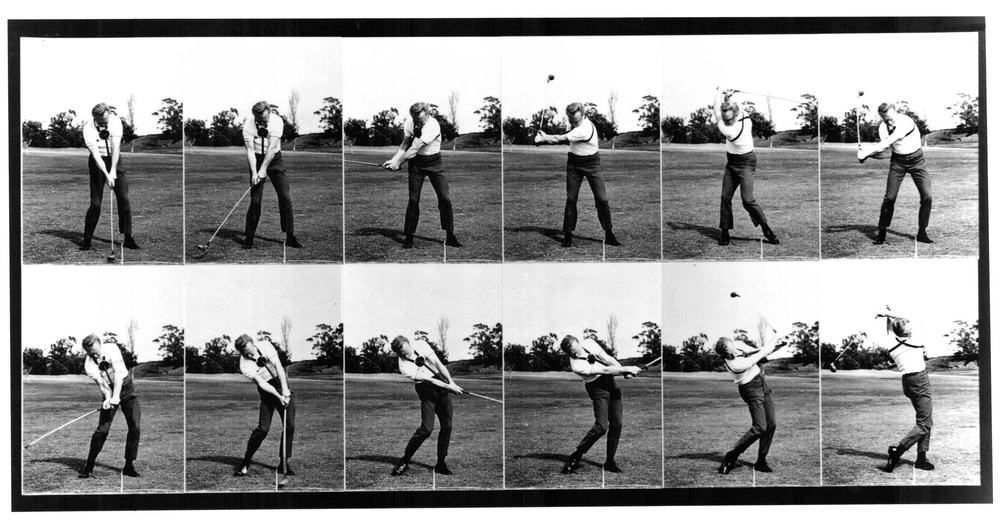
#> input picture test_images/image-004.JPG, 1000 x 523 px, shrunk from 2086 x 1090 before the run
$ python script.py test_images/image-004.JPG   (older library calls are emulated)
#> lines starting #> are read from the running program, lines starting #| are printed output that depends on the picture; after the words box and inside, x2 and y2 are one past the last pixel; in counts of white or black regions, pixels touching at a corner belong together
import cv2
import sys
import os

filename = sys.argv[1]
path = os.path.dirname(os.path.abspath(__file__))
file, ext = os.path.splitext(path+ "\\" +sys.argv[1])
try:
    os.mkdir(file)
except:
    pass

img = cv2.imread(filename)
#> img is the input picture: shape (523, 1000, 3); min 0, max 255, mean 151.5

edged = cv2.Canny(img, 10, 250)#creating edged image
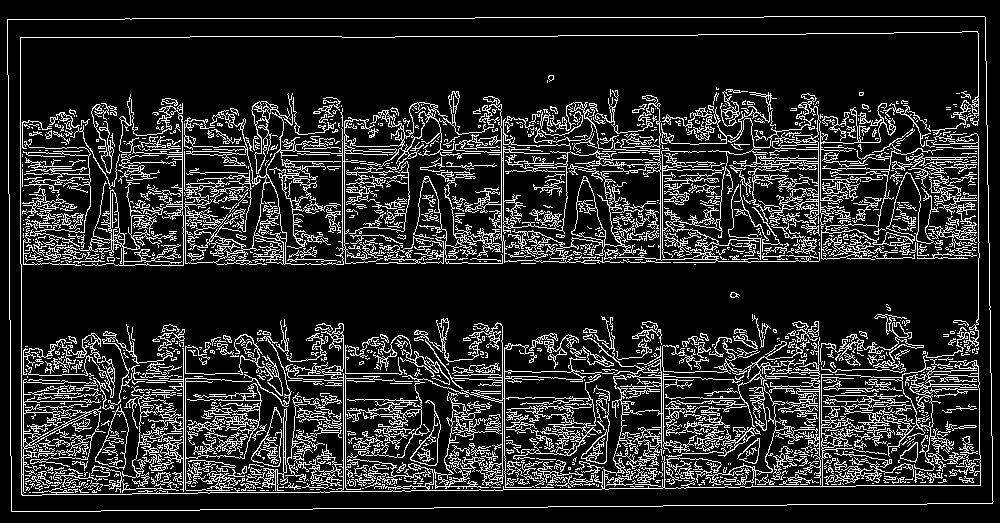
#> edged: shape (523, 1000); 16% white in thin lines or dots
#cv2.imshow("Edges", edged)
cv2.waitKey(0)
img1 = img.copy()
img2 = img.copy()

kernel = cv2.getStructuringElement(cv2.MORPH_RECT, (3, 3))
dilate = cv2.morphologyEx(edged, cv2.MORPH_GRADIENT, kernel)  #Morphological Dilation to thicken the white edges
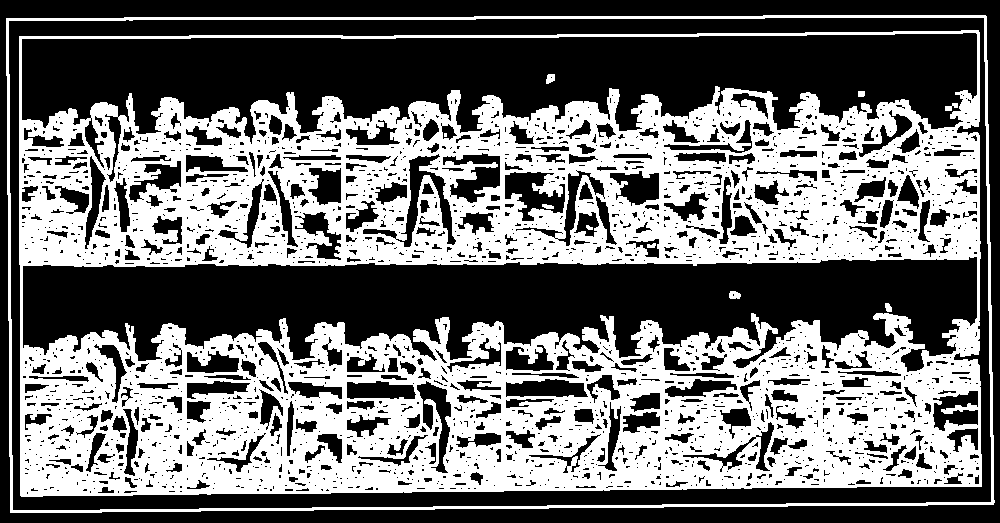
#> dilate: shape (523, 1000); 44.5% white; 11 white regions (1 under 20 px)
#cv2.imwrite('dilate.jpg',dilate)
#cv2.imshow('dilate', dilate)
#cv2.waitKey(0)

_, contours, hierarchy = cv2.findContours(dilate,cv2.RETR_EXTERNAL,cv2.CHAIN_APPROX_SIMPLE)  #finding contours
#> contours = 1 contour; box (x1, y1, x2, y2) and area: (6, 15, 995, 513) 482618
#cv2.imwrite('fin contours.jpg',img2)
os.chdir(file)
i = 0
for cnt in contours:
    x,y,w,h = cv2.boundingRect(cnt)#bounding in rectangle
    cv2.rectangle(img2,(x,y),(x+w,y+h),(0,255,0),2)
    crop_img = img1[y:y+h, x:x+w]
    cv2.imwrite('Image_00' + str(i+1) + ext, crop_img)
    i = i + 1
#> this loop made 1 pass
#> (x, y, w, h, i) on pass 1: (6, 15, 989, 498, 1)
#> pass 1, `crop_img = img1[y:y+h, x:x+w]`:
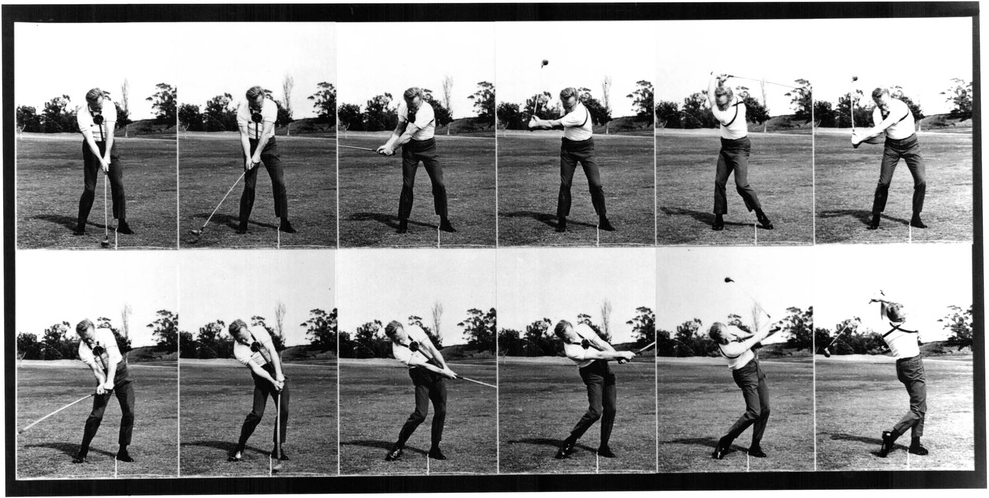
#> crop_img: shape (498, 989, 3); min 0, max 255, mean 145.1
#> after the loop:
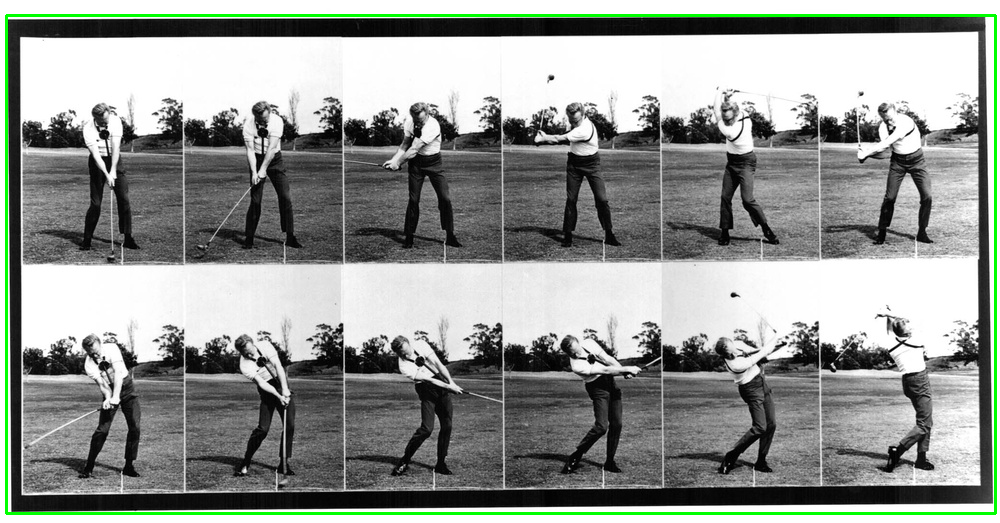
#> img2: shape (523, 1000, 3); 1.71% of pixels changed, all inside (x1, y1, x2, y2) = (5, 14, 997, 515)
#> after the loop, i = 1

cv2.waitKey(0)
cv2.destroyAllWindows()

print("Executed! Check the directory")
